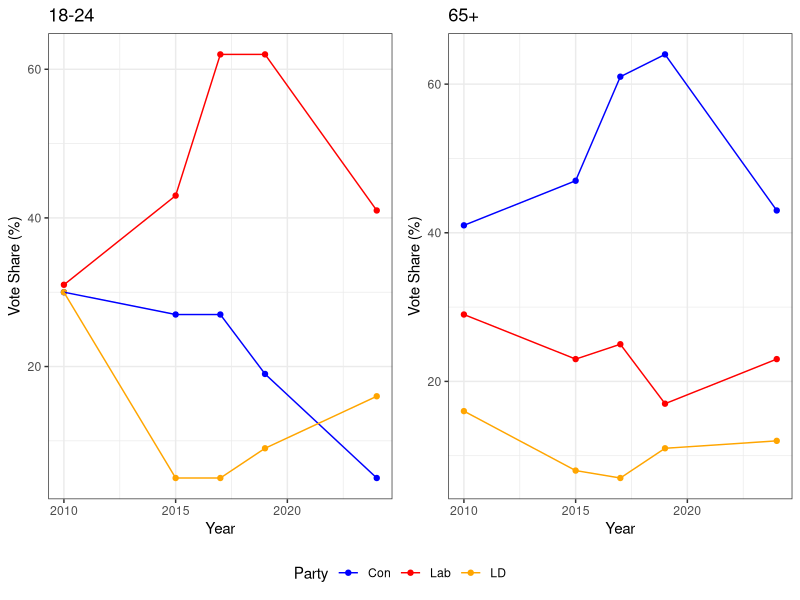
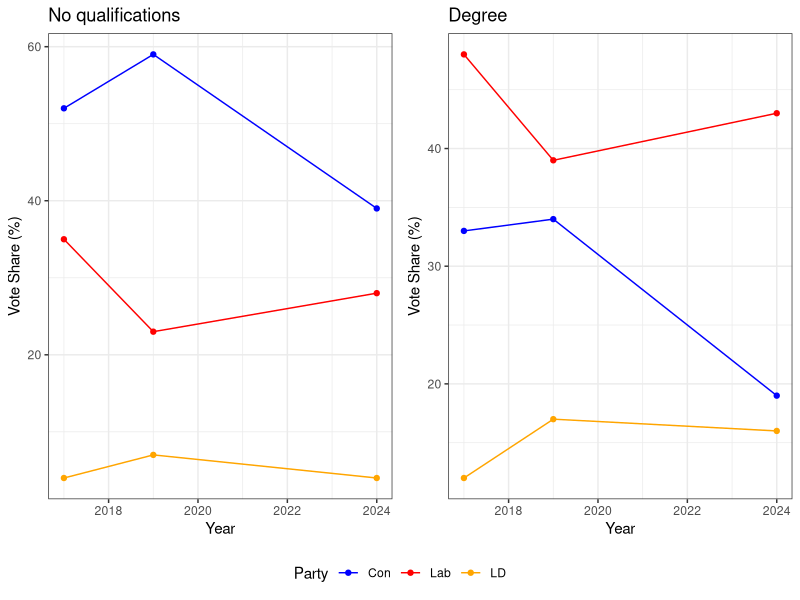
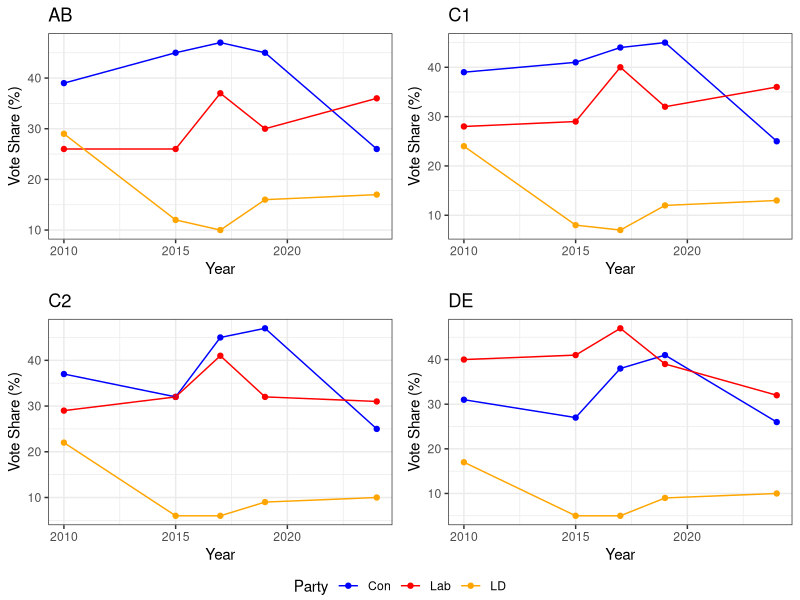
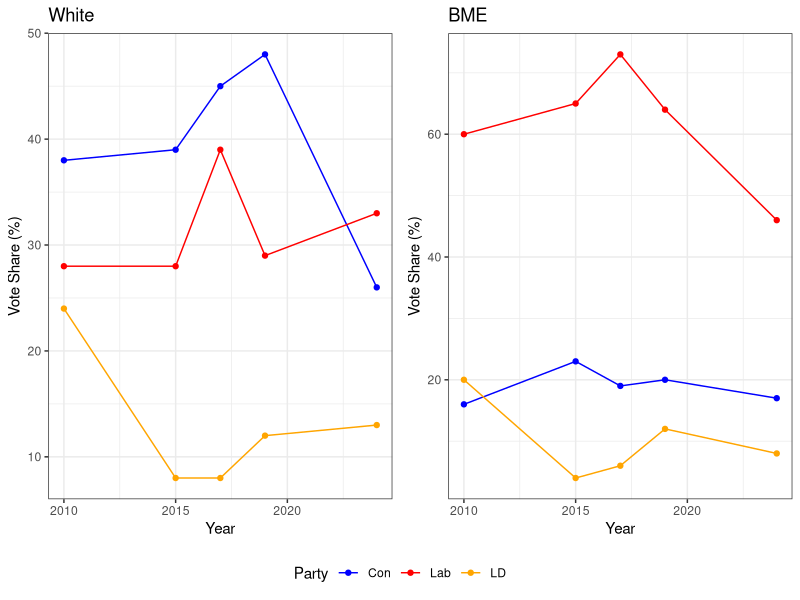
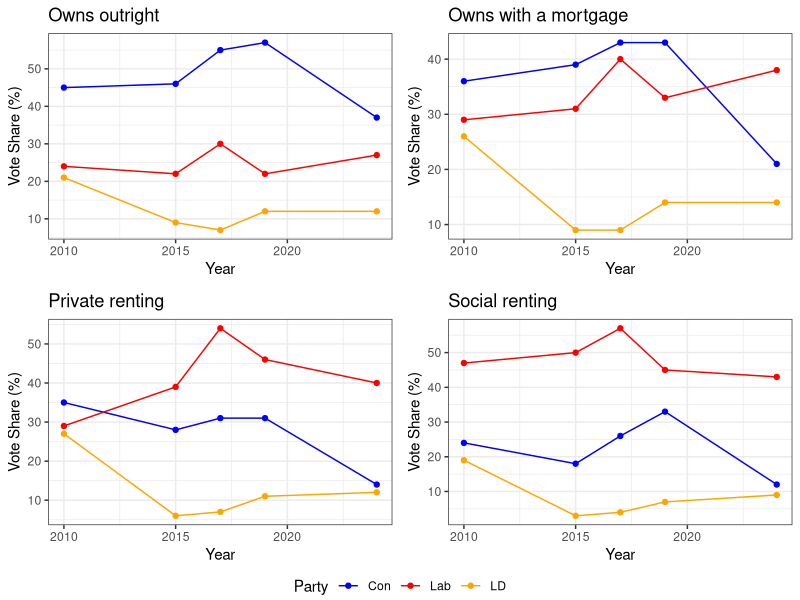

These charts were generated, in order, by the following R code:

# This file produces the plots in Section 3.3 involving Ipsos polling data

# Load required packages
library(readxl)
library(ggplot2)
library(gridExtra)

# Set working directory to Source File location

# Function to extract legend from ggplot
get_legend<-function(myggplot){
  tmp <- ggplot_gtable(ggplot_build(myggplot))
  leg <- which(sapply(tmp$grobs, function(x) x$name) == "guide-box")
  legend <- tmp$grobs[[leg]]
  return(legend)
}

# Age plot - Section 3.3.1

# Load age polling data
age <- read_excel('How Britain Voted.xlsx', sheet = 'Age')
age_18_24 <- age[age$Age == '18-24', ]
age_65 <- age[age$Age == '65+', ]

# 18 to 24 plot
plot_18_24 <- ggplot(data = age_18_24, aes(x = Year, y = Vote, group = Party, colour = Party)) +
  geom_point() +
  geom_line() +
  ylab('Vote Share (%)') +
  ggtitle('18-24') +
  scale_colour_manual(values = c('blue', 'red', 'orange')) +
  theme_bw() +
  theme(legend.position = 'bottom')

# Over 65 plot
plot_65 <- ggplot(data = age_65, aes(x = Year, y = Vote, group = Party, colour = Party)) +
  geom_point() +
  geom_line() +
  ylab('Vote Share (%)') +
  ggtitle('65+') +
  scale_colour_manual(values = c('blue', 'red', 'orange')) +
  theme_bw() +
  theme(legend.position = 'none')

legend <- get_legend(plot_18_24)

plot_18_24 <- plot_18_24 + theme(legend.position = 'none')

# Combine age plots into a single figure
age_plot <- grid.arrange(plot_18_24, plot_65, legend, ncol = 2, nrow = 2,
                         layout_matrix = rbind(c(1,2), c(3,3)),
                         widths = c(2, 2), heights = c(5, 0.5))

# Save age plot to Age file
ggsave('Age/Age Vote Share.png', age_plot)


# Education plot - Section 3.3.2

# Load education polling data
qualifications <- read_excel('How Britain Voted.xlsx', sheet = 'Qualifications')
no_qual <- qualifications[qualifications$Qualifications == 'No qualifications', ]
degree <- qualifications[qualifications$Qualifications == 'Degree', ]

# No qualifications polling plot
no_qual_plot <- ggplot(data = no_qual, aes(x = Year, y = Vote, group = Party, colour = Party)) +
  geom_point() +
  geom_line() +
  ylab('Vote Share (%)') +
  ggtitle('No qualifications') +
  scale_colour_manual(values = c('blue', 'red', 'orange')) +
  theme_bw() +
  theme(legend.position = 'bottom')

# Degree polling plot
degree_plot <- ggplot(data = degree, aes(x = Year, y = Vote, group = Party, colour = Party)) +
  geom_point() +
  geom_line() +
  ylab('Vote Share (%)') +
  ggtitle('Degree') +
  scale_colour_manual(values = c('blue', 'red', 'orange')) +
  theme_bw() +
  theme(legend.position = 'none')

legend <- get_legend(no_qual_plot)

no_qual_plot <- no_qual_plot + theme(legend.position = 'none')

# Combine plots into a single figure
edu_plot <- grid.arrange(no_qual_plot, degree_plot, legend, ncol = 2, nrow = 2,
                         layout_matrix = rbind(c(1,2), c(3,3)),
                         widths = c(2, 2), heights = c(5, 0.5))

# Save education plot
ggsave('Education/Qualifications Vote Share.png', edu_plot)


# Socioeconomic plot - Section 3.3.3

# Load social class polling data
social <- read_excel('How Britain Voted.xlsx', sheet = 'Social Class')
AB <- social[social$`Social Class` == 'AB', ]
C1 <- social[social$`Social Class` == 'C1', ]
C2 <- social[social$`Social Class` == 'C2', ]
DE <- social[social$`Social Class` == 'DE', ]

# AB social class plot
AB_plot <- ggplot(data = AB, aes(x = Year, y = Vote, group = Party, colour = Party)) +
  geom_point() +
  geom_line() +
  ylab('Vote Share (%)') +
  ggtitle('AB') +
  scale_colour_manual(values = c('blue', 'red', 'orange')) +
  theme_bw() +
  theme(legend.position = 'bottom')

# C1 social class plot
C1_plot <- ggplot(data = C1, aes(x = Year, y = Vote, group = Party, colour = Party)) +
  geom_point() +
  geom_line() +
  ylab('Vote Share (%)') +
  ggtitle('C1') +
  scale_colour_manual(values = c('blue', 'red', 'orange')) +
  theme_bw() +
  theme(legend.position = 'none')

# C2 social class plot
C2_plot <- ggplot(data = C2, aes(x = Year, y = Vote, group = Party, colour = Party)) +
  geom_point() +
  geom_line() +
  ylab('Vote Share (%)') +
  ggtitle('C2') +
  scale_colour_manual(values = c('blue', 'red', 'orange')) +
  theme_bw() +
  theme(legend.position = 'none')

# DE social class plot
DE_plot <- ggplot(data = DE, aes(x = Year, y = Vote, group = Party, colour = Party)) +
  geom_point() +
  geom_line() +
  ylab('Vote Share (%)') +
  ggtitle('DE') +
  scale_colour_manual(values = c('blue', 'red', 'orange')) +
  theme_bw() +
  theme(legend.position = 'none')

legend <- get_legend(AB_plot)

AB_plot <- AB_plot + theme(legend.position = 'none')

# Combine social class plots into a single figure
social_plot <- grid.arrange(AB_plot, C1_plot, C2_plot, DE_plot, legend, ncol = 2, nrow = 3,
                            layout_matrix = rbind(c(1,2), c(3,4), c(5,5)),
                            widths = c(2, 2), heights = c(5, 5, 0.5))

# Save social class plot
ggsave('Socioeconomic/Social Class Vote Share.png', social_plot)


# Ethnicity plot - Section 3.3.4

# Load ethnicity polling data
ethnicity <- read_excel('How Britain Voted.xlsx', sheet = 'Ethnicity')
white <- ethnicity[ethnicity$`Ethnic Group` == 'White', ]
bme <- ethnicity[ethnicity$`Ethnic Group` == 'BME', ]

# White plot
white_plot <- ggplot(data = white, aes(x = Year, y = Vote, group = Party, colour = Party)) +
  geom_point() +
  geom_line() +
  ggtitle('White') +
  ylab('Vote Share (%)') +
  scale_colour_manual(values = c('blue', 'red', 'orange')) +
  theme_bw() +
  theme(legend.position = 'bottom')

# BME plot
bme_plot <- ggplot(data = bme, aes(x = Year, y = Vote, group = Party, colour = Party)) +
  geom_point() +
  geom_line() +
  ggtitle('BME') +
  ylab('Vote Share (%)') +
  scale_colour_manual(values = c('blue', 'red', 'orange')) +
  theme_bw() +
  theme(legend.position = 'none')

legend <- get_legend(white_plot)

white_plot <- white_plot + theme(legend.position = 'none')

# Combine plots into a single figure
ethnic_plot <- grid.arrange(white_plot, bme_plot, legend, ncol = 2, nrow = 2,
                            layout_matrix = rbind(c(1,2), c(3,3)),
                            widths = c(2, 2), heights = c(5, 0.5))
# Save ethnicity plot
ggsave('Ethnicity/Ethnicity Vote Share.png', ethnic_plot)


# Home Ownership plot - Section 3.3.5

# Load housing data
housing <- read_excel('How Britain Voted.xlsx', sheet = 'Housing')
own <- housing[housing$`Housing Tenure` == 'Owned', ]
mortgage <- housing[housing$`Housing Tenure` == 'Mortgage', ]
social_rent <- housing[housing$`Housing Tenure` == 'Social renter', ]
private_rent <- housing[housing$`Housing Tenure` == 'Private renter', ]

# Home owners plot
own_plot <- ggplot(data = own, aes(x = Year, y = Vote, group = Party, colour = Party)) +
  geom_point() +
  geom_line() +
  ylab('Vote Share (%)') +
  ggtitle('Owns outright') +
  scale_colour_manual(values = c('blue', 'red', 'orange')) +
  theme_bw() +
  theme(legend.position = 'bottom')

# Mortgage plot
mortgage_plot <- ggplot(data = mortgage, aes(x = Year, y = Vote, group = Party, colour = Party)) +
  geom_point() +
  geom_line() +
  ylab('Vote Share (%)') +
  ggtitle('Owns with a mortgage') +
  scale_colour_manual(values = c('blue', 'red', 'orange')) +
  theme_bw() +
  theme(legend.position = 'none')

# Private renters plot
private_plot <- ggplot(data = private_rent, aes(x = Year, y = Vote, group = Party, colour = Party)) +
  geom_point() +
  geom_line() +
  ylab('Vote Share (%)') +
  ggtitle('Private renting') +
  scale_colour_manual(values = c('blue', 'red', 'orange')) +
  theme_bw() +
  theme(legend.position = 'none')

# Social renters plot
social_plot <- ggplot(data = social_rent, aes(x = Year, y = Vote, group = Party, colour = Party)) +
  geom_point() +
  geom_line() +
  ylab('Vote Share (%)') +
  ggtitle('Social renting') +
  scale_colour_manual(values = c('blue', 'red', 'orange')) +
  theme_bw() +
  theme(legend.position = 'none')

legend <- get_legend(own_plot)

own_plot <- own_plot + theme(legend.position = 'none')

# Combine plots into a single figure
home_plot <- grid.arrange(own_plot, mortgage_plot, private_plot, social_plot, legend, ncol = 2, nrow = 3,
                         layout_matrix = rbind(c(1,2), c(3,4), c(5,5)),
                         widths = c(2, 2), heights = c(5, 5, 0.5))

# Save home ownership plot
ggsave('Home Ownership/Home Ownership Vote Share.png', home_plot)

